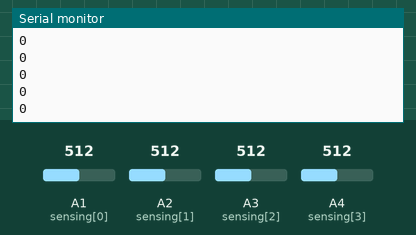
The sketch below on a simulated Arduino Uno, built with avr-gcc and run on an emulated ATmega328P. Shown: the last lines printed to the serial monitor. The inputs (shaded band) are chosen by the test bench; at power-on: A2 (sensing[1]) = 512, A1 (sensing[0]) = 512, A3 (sensing[2]) = 512, A4 (sensing[3]) = 512.

Above: at 1.2 s.
1.3 s: A2 (sensing[1]) set to 716
At 1.9 s:
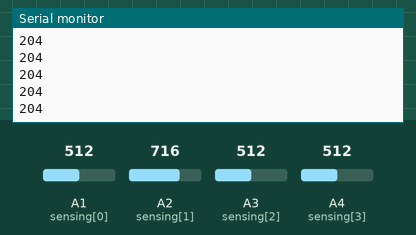
2.8 s: A2 (sensing[1]) set to 992
At 3.7 s:
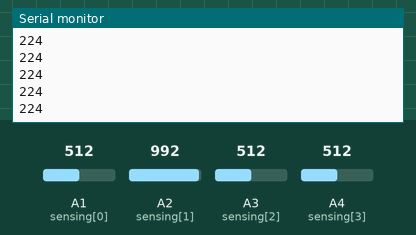
Timing chart, 0 to 5.8 s (numbered marks = the images above; inputs shaded):
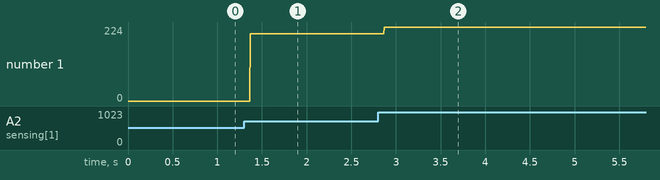

Measured:
- after the input at 1.3 s, the serial monitor: prints a new line after 0.07 s (image 1)
- after the input at 2.8 s, the serial monitor: prints a new line after 0.07 s (image 2)
- plotted number 1: 0 → 204 after the input at 1.3 s, 204 → 224 after the input at 2.8 s

The sketch:

RobotArmGlove2.ino
```cpp
#include <Wire.h>

#include <SoftwareSerial.h>
SoftwareSerial Slave1(10,3);

byte sensing[]={A1,A2,A3,A4};
uint32_t pasttime;
void setup() {

  Slave1.begin(9600);
  Serial.begin(9600);


}
void loop() {

    byte state[4];
    for(int i=0;i<4;i++){
       if(i==0){
            byte value=analogRead(sensing[i]);
            //Serial.println(value);
            state[i]=(byte)analogRead(sensing[i]);
          }
       if(i==1){
            byte value=analogRead(sensing[i]);
            Serial.println(value);
            state[i]=(byte)analogRead(sensing[i]);

          }
       if(i==2){
           byte value=analogRead(sensing[i]);
           //Serial.println(value);
           state[i]=(byte)analogRead(sensing[i]);


         }
         if(i==3){
            byte value=analogRead(sensing[i]);
            //Serial.println(value);
            state[i]=(byte)analogRead(sensing[i]);

          }


      }


       if(millis()-pasttime>220){
           pasttime=millis();
           Slave1.write(state,4);
        }


}
```
